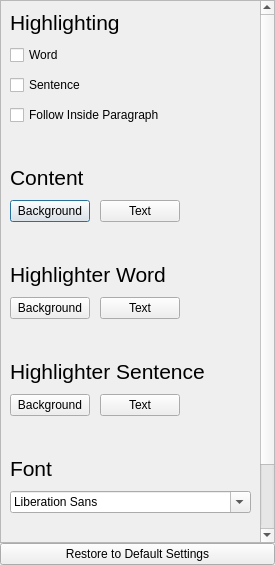
<?xml version="1.0" encoding="UTF-8"?>
<ui version="4.0">
 <class>ColorSettings</class>
 <widget class="QDialog" name="ColorSettings">
  <property name="geometry">
   <rect>
    <x>0</x>
    <y>0</y>
    <width>275</width>
    <height>565</height>
   </rect>
  </property>
  <property name="windowTitle">
   <string>Highlighting, Colors, and Fonts</string>
  </property>
  <property name="windowIcon">
   <iconset resource="resource.qrc">
    <normaloff>:/classic/icons/color_settings_classic.png</normaloff>:/classic/icons/color_settings_classic.png</iconset>
  </property>
  <layout class="QVBoxLayout" name="verticalLayout_9">
   <property name="spacing">
    <number>0</number>
   </property>
   <property name="margin">
    <number>0</number>
   </property>
   <item>
    <widget class="QScrollArea" name="scrollArea">
     <property name="horizontalScrollBarPolicy">
      <enum>Qt::ScrollBarAlwaysOff</enum>
     </property>
     <property name="widgetResizable">
      <bool>true</bool>
     </property>
     <widget class="QWidget" name="scrollAreaWidgetContents">
      <property name="geometry">
       <rect>
        <x>0</x>
        <y>0</y>
        <width>256</width>
        <height>666</height>
       </rect>
      </property>
      <layout class="QVBoxLayout" name="verticalLayout_8">
       <property name="spacing">
        <number>40</number>
       </property>
       <item>
        <layout class="QVBoxLayout" name="verticalLayout">
         <property name="spacing">
          <number>10</number>
         </property>
         <item>
          <widget class="QLabel" name="label_8">
           <property name="styleSheet">
            <string notr="true">font-size: 16pt;</string>
           </property>
           <property name="text">
            <string>Highlighting</string>
           </property>
          </widget>
         </item>
         <item>
          <widget class="QCheckBox" name="enableHTextCheckBox">
           <property name="text">
            <string>Word</string>
           </property>
          </widget>
         </item>
         <item>
          <widget class="QCheckBox" name="enableHLineCheckBox">
           <property name="text">
            <string>Sentence</string>
           </property>
          </widget>
         </item>
         <item>
          <widget class="QCheckBox" name="followInsideParagraphCheckBox">
           <property name="text">
            <string>Follow Inside Paragraph</string>
           </property>
          </widget>
         </item>
        </layout>
       </item>
       <item>
        <layout class="QVBoxLayout" name="verticalLayout_2">
         <property name="spacing">
          <number>10</number>
         </property>
         <item>
          <widget class="QLabel" name="label_6">
           <property name="styleSheet">
            <string notr="true">font-size: 16pt;</string>
           </property>
           <property name="text">
            <string>Content</string>
           </property>
          </widget>
         </item>
         <item>
          <layout class="QHBoxLayout" name="horizontalLayout_3">
           <item>
            <widget class="QPushButton" name="contentBackgroundButton">
             <property name="text">
              <string>Background</string>
             </property>
            </widget>
           </item>
           <item>
            <widget class="QPushButton" name="contentTextButton">
             <property name="text">
              <string>Text</string>
             </property>
            </widget>
           </item>
           <item>
            <spacer name="horizontalSpacer_3">
             <property name="orientation">
              <enum>Qt::Horizontal</enum>
             </property>
             <property name="sizeHint" stdset="0">
              <size>
               <width>0</width>
               <height>0</height>
              </size>
             </property>
            </spacer>
           </item>
          </layout>
         </item>
        </layout>
       </item>
       <item>
        <layout class="QVBoxLayout" name="verticalLayout_3">
         <property name="spacing">
          <number>10</number>
         </property>
         <item>
          <widget class="QLabel" name="label_4">
           <property name="styleSheet">
            <string notr="true">font-size: 16pt;</string>
           </property>
           <property name="text">
            <string>Highlighter Word</string>
           </property>
          </widget>
         </item>
         <item>
          <layout class="QHBoxLayout" name="horizontalLayout_4">
           <item>
            <widget class="QPushButton" name="highlighterBackgroundButton">
             <property name="text">
              <string>Background</string>
             </property>
            </widget>
           </item>
           <item>
            <widget class="QPushButton" name="highlighterTextButton">
             <property name="text">
              <string>Text</string>
             </property>
            </widget>
           </item>
           <item>
            <spacer name="horizontalSpacer_2">
             <property name="orientation">
              <enum>Qt::Horizontal</enum>
             </property>
             <property name="sizeHint" stdset="0">
              <size>
               <width>0</width>
               <height>0</height>
              </size>
             </property>
            </spacer>
           </item>
          </layout>
         </item>
        </layout>
       </item>
       <item>
        <layout class="QVBoxLayout" name="verticalLayout_4">
         <property name="spacing">
          <number>10</number>
         </property>
         <item>
          <widget class="QLabel" name="label_5">
           <property name="styleSheet">
            <string notr="true">font-size: 16pt;</string>
           </property>
           <property name="text">
            <string>Highlighter Sentence</string>
           </property>
          </widget>
         </item>
         <item>
          <layout class="QHBoxLayout" name="horizontalLayout_5">
           <item>
            <widget class="QPushButton" name="highlighterLineBackgroundButton">
             <property name="text">
              <string>Background</string>
             </property>
            </widget>
           </item>
           <item>
            <widget class="QPushButton" name="highlighterLineTextButton">
             <property name="text">
              <string>Text</string>
             </property>
            </widget>
           </item>
           <item>
            <spacer name="horizontalSpacer_4">
             <property name="orientation">
              <enum>Qt::Horizontal</enum>
             </property>
             <property name="sizeHint" stdset="0">
              <size>
               <width>0</width>
               <height>0</height>
              </size>
             </property>
            </spacer>
           </item>
          </layout>
         </item>
        </layout>
       </item>
       <item>
        <layout class="QVBoxLayout" name="verticalLayout_5">
         <property name="spacing">
          <number>10</number>
         </property>
         <item>
          <widget class="QLabel" name="label_9">
           <property name="styleSheet">
            <string notr="true">font-size: 16pt;</string>
           </property>
           <property name="text">
            <string>Font</string>
           </property>
          </widget>
         </item>
         <item>
          <widget class="QFontComboBox" name="fontComboBox">
           <property name="sizeAdjustPolicy">
            <enum>QComboBox::AdjustToMinimumContentsLength</enum>
           </property>
          </widget>
         </item>
        </layout>
       </item>
       <item>
        <layout class="QVBoxLayout" name="verticalLayout_6">
         <property name="spacing">
          <number>10</number>
         </property>
         <item>
          <widget class="QLabel" name="label_2">
           <property name="styleSheet">
            <string notr="true">font-size: 16pt;</string>
           </property>
           <property name="text">
            <string>Theme</string>
           </property>
          </widget>
         </item>
         <item>
          <widget class="QComboBox" name="themeComboBox">
           <property name="sizeAdjustPolicy">
            <enum>QComboBox::AdjustToMinimumContentsLength</enum>
           </property>
          </widget>
         </item>
        </layout>
       </item>
       <item>
        <spacer name="verticalSpacer">
         <property name="orientation">
          <enum>Qt::Vertical</enum>
         </property>
         <property name="sizeHint" stdset="0">
          <size>
           <width>20</width>
           <height>40</height>
          </size>
         </property>
        </spacer>
       </item>
      </layout>
     </widget>
    </widget>
   </item>
   <item>
    <layout class="QVBoxLayout" name="verticalLayout_7">
     <item>
      <widget class="QPushButton" name="restoreButton">
       <property name="toolTip">
        <string>Restores settings to their default values</string>
       </property>
       <property name="text">
        <string>Restore to Default Settings</string>
       </property>
      </widget>
     </item>
    </layout>
   </item>
  </layout>
 </widget>
 <tabstops>
  <tabstop>contentBackgroundButton</tabstop>
  <tabstop>contentTextButton</tabstop>
  <tabstop>highlighterBackgroundButton</tabstop>
  <tabstop>highlighterTextButton</tabstop>
  <tabstop>highlighterLineBackgroundButton</tabstop>
  <tabstop>highlighterLineTextButton</tabstop>
 </tabstops>
 <resources>
  <include location="resource.qrc"/>
 </resources>
 <connections/>
</ui>
